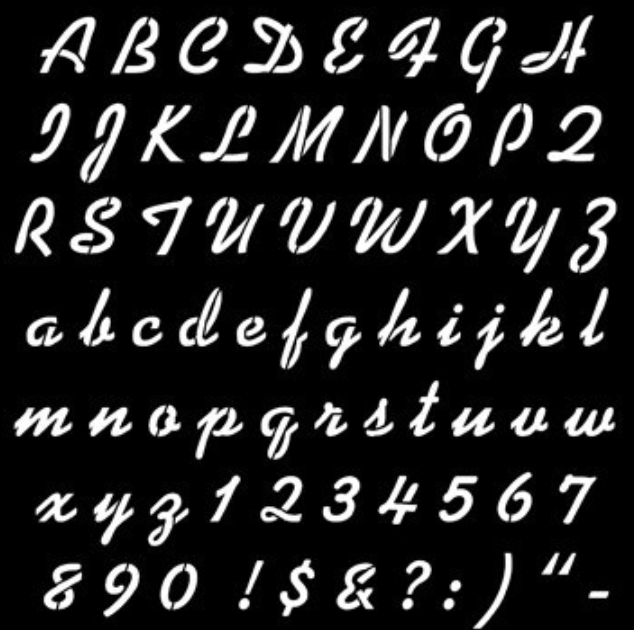
//> input picture images/word_thresh.png, 634 x 630 px
$ ./practice7   (built with g++ and OpenCV 4)
//> lines starting //> are read from the running program, lines starting //| are printed output that depends on the picture
#include "opencv2/opencv.hpp"
#include <iostream>

using namespace cv;
using namespace std;
int main() {
    Mat img, blurred, dst, mask;
	img = imread("images/word_thresh.png");
//> img is the input picture: 630 rows x 634 cols, CV_8UC3; min 0, max 255, mean 37.3
    resize(img, img, Size(0,0), 0.5, 0.5);
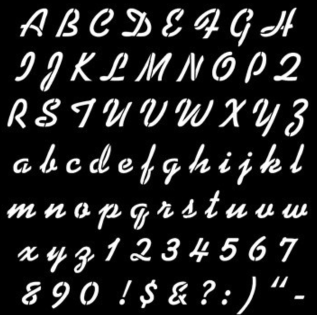
//> img: 315 rows x 317 cols, CV_8UC3; min 0, max 255, mean 37.4
	if (img.empty())
		return -1;
	imshow("org", img);

	mask = getStructuringElement(MORPH_ELLIPSE, Size(5, 5));
	dilate(img, dst, mask);
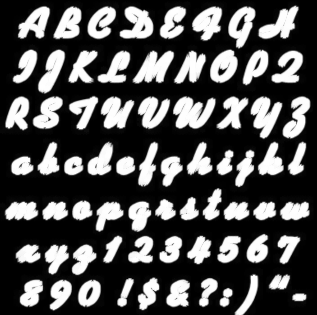
//> dst: 315 rows x 317 cols, CV_8UC3; min 0, max 255, mean 80.6
	imshow("Dilate", dst);
	erode(img, dst, mask);
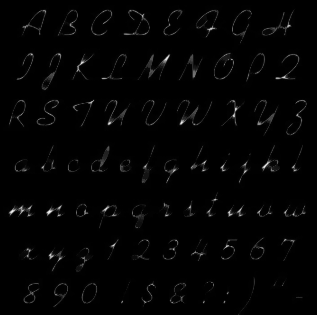
//> dst: 315 rows x 317 cols, CV_8UC3; min 0, max 248, mean 3.7
	imshow("erode", dst);
	morphologyEx(img, dst, MORPH_OPEN, mask, Point(-1, -1), 2);
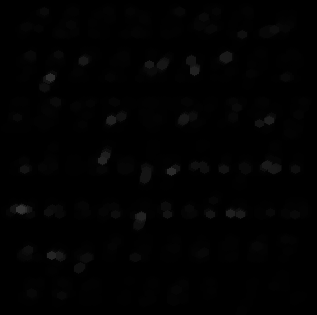
//> dst: 315 rows x 317 cols, CV_8UC3; min 0, max 52, mean 1.6
	imshow("open", dst);
	morphologyEx(img, dst, MORPH_CLOSE, mask, Point(-1, -1), 2);
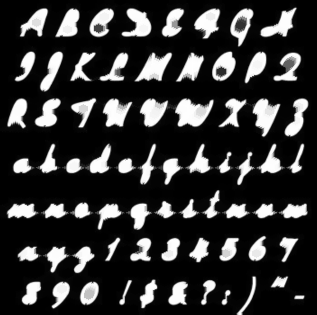
//> dst: 315 rows x 317 cols, CV_8UC3; min 0, max 255, mean 52.2
	imshow("close", dst);
    waitKey(0);

}
